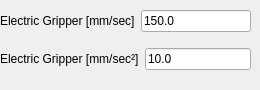
    <widget class="QWidget" name="tab_v_a_EG">
     <attribute name="title">
      <string>Electric Gripper</string>
     </attribute>
     <widget class="QWidget" name="verticalLayoutWidget_10">
      <property name="geometry">
       <rect>
        <x>0</x>
        <y>0</y>
        <width>251</width>
        <height>81</height>
       </rect>
      </property>
      <layout class="QVBoxLayout" name="verticalLayout_59">
       <item>
        <layout class="QHBoxLayout" name="horizontalLayout_73">
         <item>
          <widget class="QLabel" name="label_114">
           <property name="text">
            <string>Electric Gripper [mm/sec]</string>
           </property>
          </widget>
         </item>
         <item>
          <widget class="QLineEdit" name="lineEdit_w_max_gripper">
           <property name="text">
            <string>150.0</string>
           </property>
          </widget>
         </item>
        </layout>
       </item>
       <item>
        <layout class="QHBoxLayout" name="horizontalLayout_74">
         <item>
          <widget class="QLabel" name="label_115">
           <property name="text">
            <string>Electric Gripper [mm/sec²]</string>
           </property>
          </widget>
         </item>
         <item>
          <widget class="QLineEdit" name="lineEdit_alpha_max_gripper">
           <property name="text">
            <string>10.0</string>
           </property>
          </widget>
         </item>
        </layout>
       </item>
      </layout>
     </widget>
    </widget>
